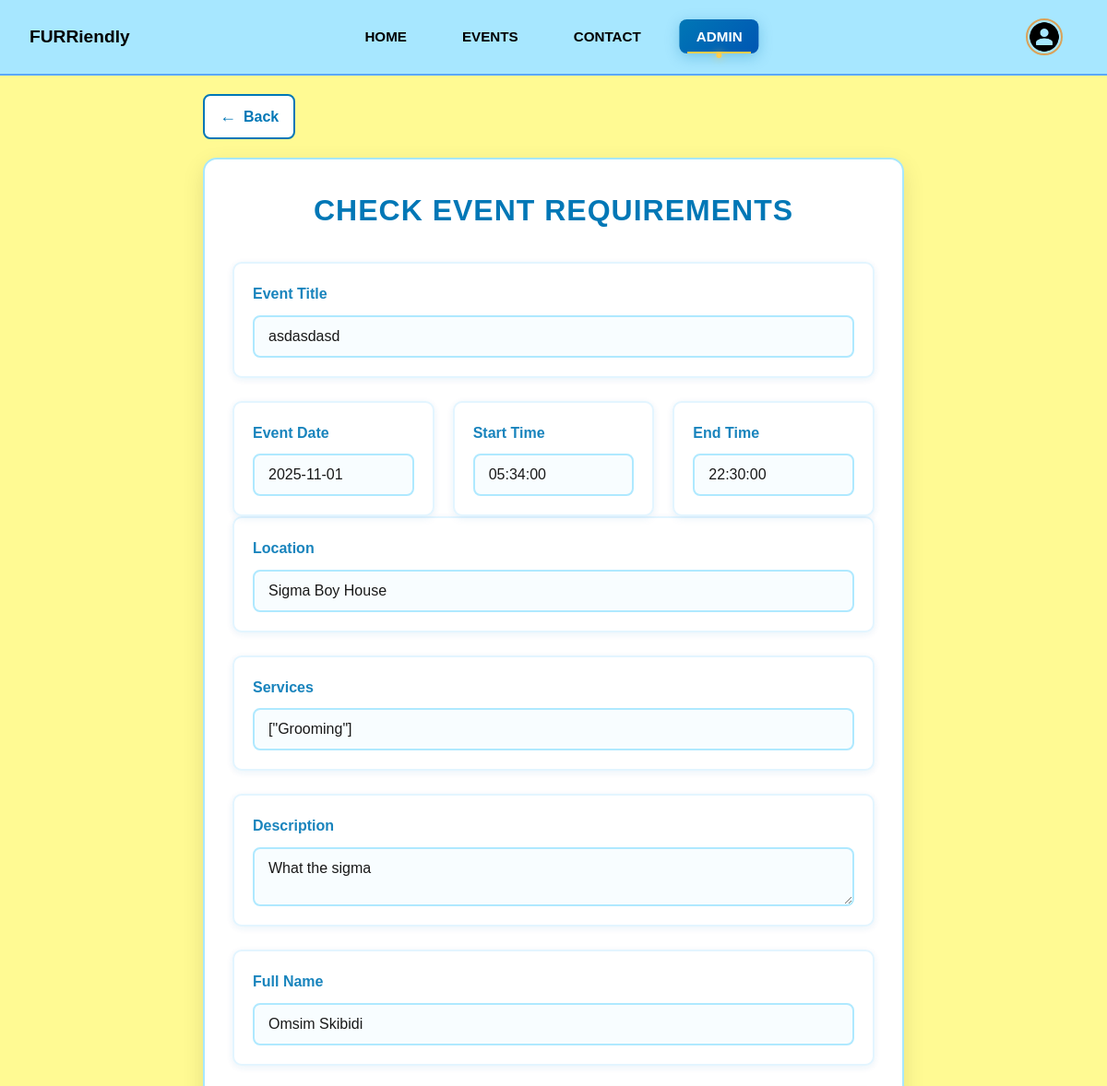
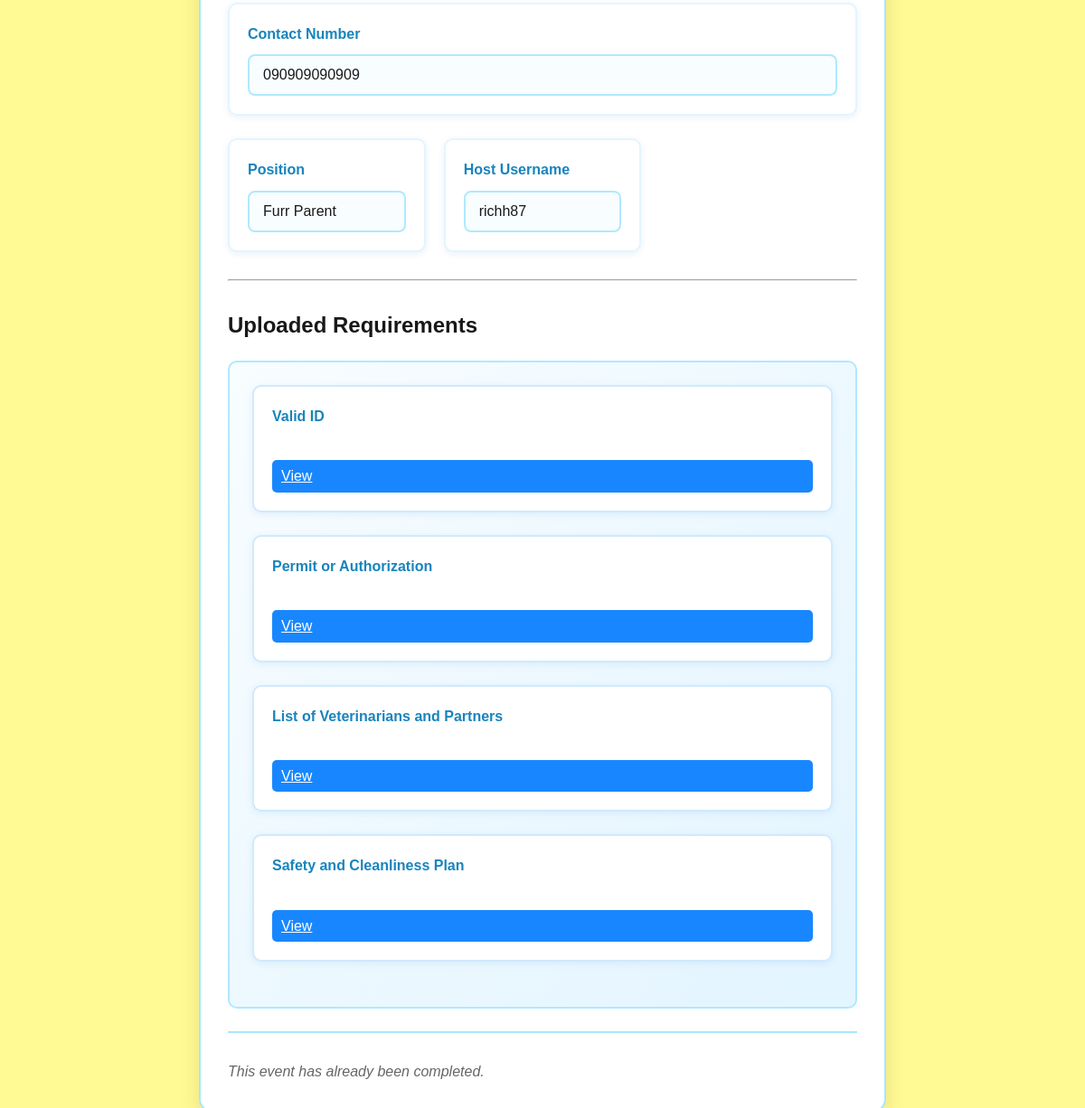
/HTML/ADMIN/admin_check_req.php?event_id=1 (signed in), run on the app's committed database (2 pictures, top to bottom).
### tables this page shows
CREATE TABLE `events` (
  `id` int(11) NOT NULL,
  `original_event_id` int(11) DEFAULT NULL,
  `host_username` varchar(50) NOT NULL,
  `event_title` varchar(255) NOT NULL,
  `event_date` date NOT NULL,
  `start_time` time NOT NULL,
  `end_time` time NOT NULL,
  `location` varchar(255) NOT NULL,
  `services` text NOT NULL,
  `description` text NOT NULL,
  `full_name` varchar(100) NOT NULL,
  `contact_number` varchar(20) NOT NULL,
  `position` enum('Government Official','Veterinarian','Furr Parent') NOT NULL,
  `id_upload` varchar(255) DEFAULT NULL,
  `valid_id` varchar(255) NOT NULL,
  `permit` varchar(255) NOT NULL,
  `veterinarians_list` varchar(255) NOT NULL,
  `safety_plan` varchar(255) NOT NULL,
  `status` enum('pending','approved','rejected','completed') DEFAULT 'pending',
  `created_at` timestamp NOT NULL DEFAULT current_timestamp(),
  `completed_at` timestamp NULL DEFAULT NULL,
  `rejection_reason` text DEFAULT NULL,
  `appeal_message` text DEFAULT NULL,
  `appealed_at` timestamp NULL DEFAULT NULL
);

### HTML/ADMIN/admin_check_req.php (the view, shortened to what this page needs)
<?php
require '../../php/db_connect.php';
$isLoggedIn = true;
$isAdmin = false;
$username = $_SESSION['username'];
$stmt = $conn->prepare("SELECT name, profile_pic, is_admin FROM users WHERE username = ?");
$stmt->bind_param("s", $username);
$stmt->execute();
$user = $stmt->get_result()->fetch_assoc();
if (isset($user['is_admin']) && $user['is_admin'] == 1) {
    $isAdmin = true;
} else {
    header("Location: ../../html/index.php");
    exit;
}
$eventId = $_GET['event_id'];
$stmt = $conn->prepare("SELECT e.*, u.name AS uploader_name
                        FROM events e
                        JOIN users u ON e.host_username = u.username
                        WHERE e.id = ?");
$stmt->bind_param("i", $eventId);
$stmt->execute();
$event = $stmt->get_result()->fetch_assoc();
?>
<!DOCTYPE html>
<html lang="en">
<head>
    <link rel="stylesheet" href="../css/style.css">
    <link rel="stylesheet" href="../css/add_event.css">
    <link rel="stylesheet" href="../css/notifications.css">
</head>
<body>
    <header>
        <nav class="navbar">
            <div class="nav-left">
                <h4>FURRiendly</h4>
            </div>
            <ul class="nav-links">
                <li><a href="../index.php">Home</a></li>
                <li class="events-dropdown">
                    <a href="../events.php" class="events-link">Events</a>
                </li>
                <li><a href="../contact.php">Contact</a></li>
                <?php if ($isAdmin): ?>
                    <li><a href="admin_dashboard.php" class="active">Admin</a></li>
                <?php endif; ?>
            </ul>
            <div class="auth-butt">
                <?php if ($isLoggedIn && $user): ?>
                    <div class="user-dropdown">
                        <a href="#" class="profile-link">
                            <img src="../<?php echo htmlspecialchars(!empty($user['profile_pic']) ? $user['profile_pic'] : 'images/default-avatar.png'); ?>" alt="Profile">
                        </a>
                    </div>
                <?php else: ?>
                    <a href="../auth.php" class="btn auth">Log-in/Sign-up</a>
                <?php endif; ?>
            </div>
        </nav>
    </header>
    <main class="add-event-main">
        <div class="back-container">
            <a href="admin_dashboard.php" class="back-btn">
                <span class="back-arrow">←</span> Back
            </a>
        </div>
        <div class="add-event-container">
            <h1>Check Event Requirements</h1>
            <form class="add-event-form" style="opacity: 0.9;">
                <div class="form-group">
                    <label>Event Title</label>
                    <input type="text" value="<?php echo htmlspecialchars($event['event_title']); ?>" readonly>
                </div>
                <div class="form-row">
                    <div class="form-group">
                        <label>Event Date</label>
                        <input type="text" value="<?php echo htmlspecialchars($event['event_date']); ?>" readonly>
                    </div>
                    <div class="form-group">
                        <label>Start Time</label>
                        <input type="text" value="<?php echo htmlspecialchars($event['start_time']); ?>" readonly>
                    </div>
                    <div class="form-group">
                        <label>End Time</label>
                        <input type="text" value="<?php echo htmlspecialchars($event['end_time']); ?>" readonly>
                    </div>
                </div>
                <div class="form-group">
                    <label>Location</label>
                    <input type="text" value="<?php echo htmlspecialchars($event['location']); ?>" readonly>
                </div>
                <div class="form-group">
                    <label>Services</label>
                    <input type="text" value="<?php echo htmlspecialchars($event['services']); ?>" readonly>
                </div>
                <div class="form-group">
                    <label>Description</label>
                    <textarea readonly><?php echo htmlspecialchars($event['description']); ?></textarea>
                </div>
                <div class="form-group">
                    <label>Full Name</label>
                    <input type="text" value="<?php echo htmlspecialchars($event['full_name']); ?>" readonly>
                </div>
                <div class="form-group">
                    <label>Contact Number</label>
                    <input type="text" value="<?php echo htmlspecialchars($event['contact_number']); ?>" readonly>
                </div>
                <div class="form-row">
                    <div class="form-group">
                        <label>Position</label>
                        <input type="text" value="<?php echo htmlspecialchars($event['position']); ?>" readonly>
                    </div>
                    <div class="form-group">
                        <label>Host Username</label>
                        <input type="text" value="<?php echo htmlspecialchars($event['host_username']); ?>" readonly>
                    </div>
                </div>
                <hr style="margin: 30px 0;">
                <h2>Uploaded Requirements</h2>
                <div class="upload-section">
                    <?php
                    $requirements = [
                        'valid_id' => 'Valid ID',
                        'permit' => 'Permit or Authorization',
                        'veterinarians_list' => 'List of Veterinarians and Partners',
                        'safety_plan' => 'Safety and Cleanliness Plan',
                        'id_upload' => 'Additional ID Upload'
                    ];
                    foreach ($requirements as $key => $label):
                        if (!empty($event[$key])): ?>
                            <div class="form-group">
                                <label><?php echo $label; ?></label><br>
                                <a href="../../uploads/events/<?php echo htmlspecialchars($event[$key]); ?>"
                                    target="_blank"
                                    class="btn"
                                    style="background: #007bff; color: white; padding: 5px 10px; border-radius: 5px;">
                                    View
                                </a>
                            </div>
                        <?php endif;
                    endforeach; ?>
                </div>
            </form>
            <?php if ($event['status'] === 'pending'): ?>
            <div class="form-actions" style="text-align:center; margin-top:25px;">
                <button type="button"
                    onclick="updateEventStatus(<?php echo $eventId; ?>, 'approved')"
                    style="background:#28a745;color:white;padding:10px 25px;border:none;border-radius:8px;cursor:pointer;font-size:16px;">
                    Approve
                </button>
                <button type="button"
                    onclick="rejectEvent(<?php echo $eventId; ?>)"
                    style="background:#dc3545;color:white;padding:10px 25px;border:none;border-radius:8px;cursor:pointer;font-size:16px;margin-left:10px;">
                    Reject
                </button>
            </div>
            <?php else: ?>
            <div class="form-actions" style="text-align:center; margin-top:25px;">
                <p style="color: #666; font-style: italic;">This event has already been <?php echo $event['status']; ?>.</p>
            </div>
            <?php endif; ?>
        </div>
    </main>
</body>
</html>

### HTML/css/style.css (style rules this page uses)
* { margin: 0; padding: 0; box-sizing: border-box; font-family: "Poppins", Arial, sans-serif; }
body { background-color: #fffa93; line-height: 1.6; }
.navbar { background: #a7e7ff; padding: 1rem 2rem; display: flex; align-items: center; justify-content: space-between; border-bottom: 2px solid #5ba8ff; }
.nav-left h4 { color: #000; font-size: 1.2rem; }
.nav-links { list-style: none; display: flex; gap: 1.5rem; flex-wrap: wrap; position: absolute; left: 50%; transform: translateX(-50%); }
.nav-links li a { color: #000; font-size: 0.95rem; text-transform: uppercase; padding: 10px 18px; border-radius: 8px; text-decoration: none; transition: all 0.3s ease; position: relative; overflow: hidden; font-weight: 600; }
.nav-links li a::before { content: ''; position: absolute; bottom: 0; left: 50%; width: 0; height: 2px; background: linear-gradient(135deg, #ffcd4d, #ff8c42); transition: all 0.3s ease; transform: translateX(-50%); }
.nav-links li a.active { background: linear-gradient(135deg, #0077b6, #0056b3); color: white; box-shadow: 0 4px 15px rgba(0, 119, 182, 0.3); }
.nav-links li a.active::before { width: 80%; background: #ffcd4d; }
.nav-links li a.active { position: relative; }
.nav-links li a.active::after { content: ''; position: absolute; bottom: -5px; left: 50%; transform: translateX(-50%); width: 6px; height: 6px; background: #ffcd4d; border-radius: 50%; box-shadow: 0 0 10px #ffcd4d; }
.auth-butt { display: flex; align-items: center; gap: 10px; }
.events-dropdown { position: relative; }
.user-dropdown { position: relative; }
.profile-link { display: flex; align-items: center; gap: 0.5rem; text-decoration: none; color: #000; font-weight: bold; padding: 4px 8px; border-radius: 8px; transition: transform 0.15s ease, background 0.15s ease, color 0.2s ease; }
.profile-link img { width: 40px; height: 40px; border-radius: 50%; object-fit: cover; border: 2px solid #daa259; }
.form-group { display: flex; flex-direction: column; }
.form-group label { text-align: left; font-weight: bold; margin-bottom: 5px; }
.form-row { display: flex; gap: 15px; }
.form-group input, .form-group select, .form-group textarea, .pet-form input, .pet-form select, .pet-form textarea { padding: 10px; border: 1px solid #5ba8ff; border-radius: 8px; font-size: 1rem; background: #f8fdff; transition: all 0.3s ease; }
.form-actions { display: flex; gap: 10px; margin-top: 10px; }

### HTML/css/add_event.css (style rules this page uses)
.add-event-main { padding: 20px; max-width: 800px; margin: 0 auto; background-color: #fffa93; min-height: 100vh; }
.back-container { margin-bottom: 20px; }
.back-btn { display: inline-flex; align-items: center; gap: 8px; color: #0077b6; text-decoration: none; font-weight: bold; padding: 8px 16px; border: 2px solid #0077b6; border-radius: 8px; transition: all 0.3s ease; background: white; }
.back-arrow { font-size: 18px; }
.add-event-container { background: white; border-radius: 15px; padding: 30px; box-shadow: 0 8px 25px rgba(0, 0, 0, 0.1); border: 2px solid #a7e7ff; }
.add-event-container h1 { color: #0077b6; text-align: center; margin-bottom: 30px; font-size: 2rem; text-transform: uppercase; letter-spacing: 1px; }
.form-group { margin-bottom: 25px; padding: 20px; background: white; border-radius: 10px; border: 2px solid #e0f4ff; box-shadow: 0 2px 8px rgba(0, 119, 182, 0.1); transition: all 0.3s ease; }
.form-group label { display: block; margin-bottom: 10px; font-weight: bold; color: #0077b6; font-size: 1rem; }
.form-group input, .form-group select, .form-group textarea { width: 100%; padding: 12px 15px; border: 2px solid #a7e7ff; border-radius: 8px; font-size: 16px; font-family: "Poppins", Arial, sans-serif; transition: all 0.3s ease; background: #f8fdff; }
.form-row { display: grid; grid-template-columns: 1fr 1fr 1fr; gap: 20px; }
.form-row .form-group { margin-bottom: 0; }
.upload-section { background: linear-gradient(135deg, #f8fdff, #e0f4ff); padding: 25px; border-radius: 10px; margin-top: 20px; border: 2px solid #a7e7ff; }
.upload-section .form-group { background: white; border-color: #cce7ff; }
.form-actions { text-align: center; margin-top: 40px; padding-top: 30px; border-top: 2px solid #a7e7ff; }
.form-group label::after { content: " *"; color: #dc3545; }

### HTML/ADMIN/admin_check_req.php (style rules this page uses)
label::after { content: none !important; }

### data on the page
events: event_title "asdasdasd", event_date "2025-11-01", start_time "05:34:00", end_time "22:30:00", location "Sigma Boy House", services "[\"Grooming\"]", description "What the sigma", full_name "Omsim Skibidi", contact_number "090909090909", position "Furr Parent", host_username "richh87", status "completed"

### other printed values
$label "Valid ID"
$label "Permit or Authorization"
$label "List of Veterinarians and Partners"
$label "Safety and Cleanliness Plan"
